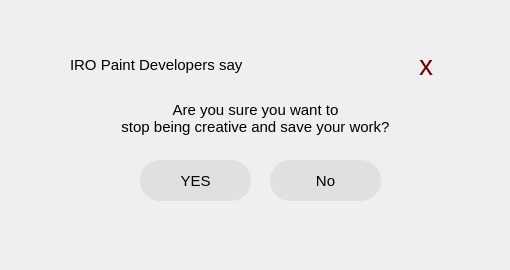
<?xml version="1.0" encoding="UTF-8"?>
<ui version="4.0">
 <class>messageDialog</class>
 <widget class="QDialog" name="messageDialog">
  <property name="geometry">
   <rect>
    <x>0</x>
    <y>0</y>
    <width>510</width>
    <height>270</height>
   </rect>
  </property>
  <property name="windowTitle">
   <string>Dialog</string>
  </property>
  <widget class="QLabel" name="background">
   <property name="geometry">
    <rect>
     <x>50</x>
     <y>40</y>
     <width>407</width>
     <height>181</height>
    </rect>
   </property>
   <property name="styleSheet">
    <string notr="true">background-image: url(:/stockes/resources/MessageboxFinal.png);</string>
   </property>
   <property name="text">
    <string/>
   </property>
  </widget>
  <widget class="QPushButton" name="yesBtn">
   <property name="geometry">
    <rect>
     <x>140</x>
     <y>160</y>
     <width>111</width>
     <height>41</height>
    </rect>
   </property>
   <property name="font">
    <font>
     <pointsize>11</pointsize>
     <italic>false</italic>
     <bold>false</bold>
    </font>
   </property>
   <property name="cursor">
    <cursorShape>PointingHandCursor</cursorShape>
   </property>
   <property name="styleSheet">
    <string notr="true">background-color: #e0e0e0;
color: black;
border-radius: 20px;
font: 11pt &quot;Montserrat&quot;;</string>
   </property>
   <property name="text">
    <string>YES</string>
   </property>
  </widget>
  <widget class="QLabel" name="message">
   <property name="geometry">
    <rect>
     <x>50</x>
     <y>88</y>
     <width>411</width>
     <height>61</height>
    </rect>
   </property>
   <property name="font">
    <font>
     <pointsize>11</pointsize>
     <italic>false</italic>
     <bold>false</bold>
    </font>
   </property>
   <property name="styleSheet">
    <string notr="true"> text-align: center;
color: #000;
font: 11pt &quot;Montserrat&quot;;</string>
   </property>
   <property name="text">
    <string>Are you sure you want to
stop being creative and save your work?</string>
   </property>
   <property name="alignment">
    <set>Qt::AlignCenter</set>
   </property>
  </widget>
  <widget class="QPushButton" name="noBtn">
   <property name="geometry">
    <rect>
     <x>270</x>
     <y>160</y>
     <width>111</width>
     <height>41</height>
    </rect>
   </property>
   <property name="font">
    <font>
     <pointsize>11</pointsize>
     <italic>false</italic>
     <bold>false</bold>
    </font>
   </property>
   <property name="cursor">
    <cursorShape>PointingHandCursor</cursorShape>
   </property>
   <property name="styleSheet">
    <string notr="true">background-color: #e0e0e0;
color: black;
border-radius: 20px;
font: 11pt &quot;Montserrat&quot;;</string>
   </property>
   <property name="text">
    <string>No</string>
   </property>
  </widget>
  <widget class="QLabel" name="messageup">
   <property name="geometry">
    <rect>
     <x>70</x>
     <y>57</y>
     <width>201</width>
     <height>16</height>
    </rect>
   </property>
   <property name="font">
    <font>
     <pointsize>11</pointsize>
    </font>
   </property>
   <property name="text">
    <string>IRO Paint Developers say</string>
   </property>
  </widget>
  <widget class="QPushButton" name="closeBtn">
   <property name="geometry">
    <rect>
     <x>419</x>
     <y>54</y>
     <width>20</width>
     <height>21</height>
    </rect>
   </property>
   <property name="sizePolicy">
    <sizepolicy hsizetype="Maximum" vsizetype="Fixed">
     <horstretch>0</horstretch>
     <verstretch>0</verstretch>
    </sizepolicy>
   </property>
   <property name="font">
    <font>
     <pointsize>21</pointsize>
     <italic>false</italic>
     <bold>false</bold>
     <kerning>false</kerning>
    </font>
   </property>
   <property name="cursor">
    <cursorShape>PointingHandCursor</cursorShape>
   </property>
   <property name="layoutDirection">
    <enum>Qt::LeftToRight</enum>
   </property>
   <property name="styleSheet">
    <string notr="true">border-radius:10px;
color: #710101;
text-align: left;
font: 21pt &quot;IROicons&quot;;</string>
   </property>
   <property name="text">
    <string>x</string>
   </property>
   <property name="checkable">
    <bool>false</bool>
   </property>
   <property name="default">
    <bool>false</bool>
   </property>
   <property name="flat">
    <bool>false</bool>
   </property>
  </widget>
 </widget>
 <resources/>
 <connections/>
</ui>
